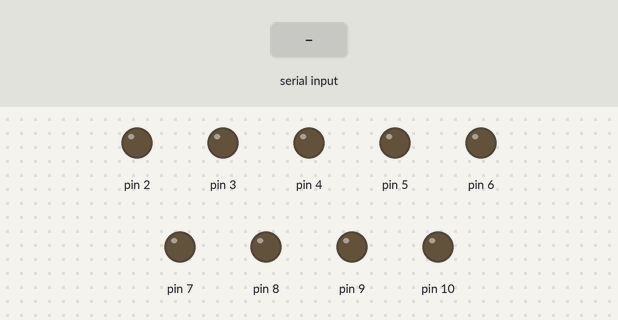
A sketch run on a simulated Arduino Uno, built with avr-gcc and run on an emulated ATmega328P. On the bench: output pins drawn as LEDs (lit = HIGH). The inputs (shaded band) are chosen by the test bench.

Above: at 1.2 s.
1.3 s: "1" received over Serial
At 2.5 s:
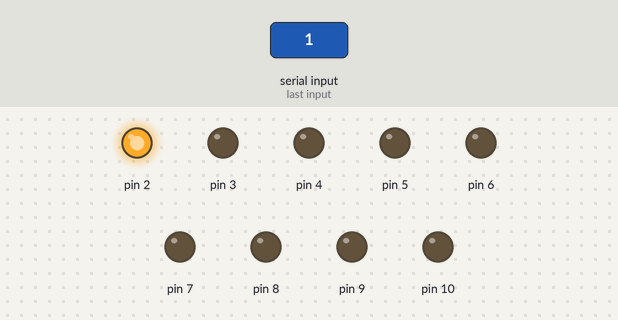
2.8 s: "2" received over Serial
At 3.6 s:
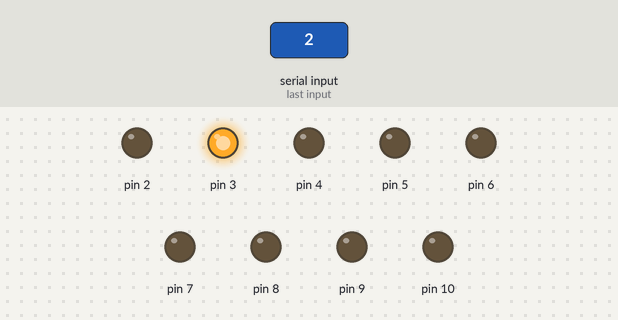
4.3 s: "3" received over Serial
At 4.8 s:
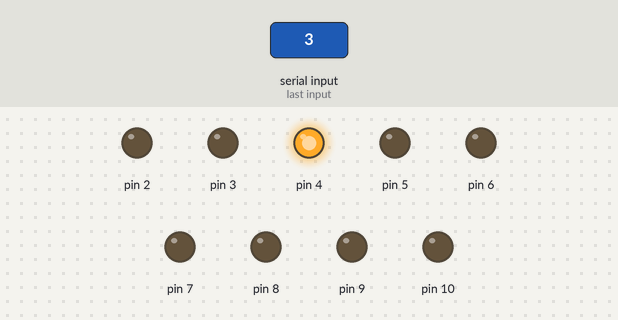
5.8 s: "4" received over Serial
At 7.0 s:
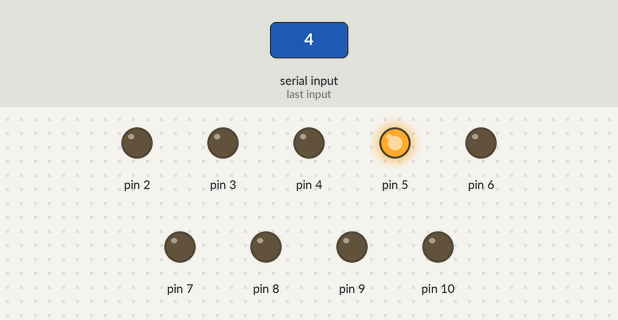
7.3 s: "5" received over Serial
At 8.3 s:
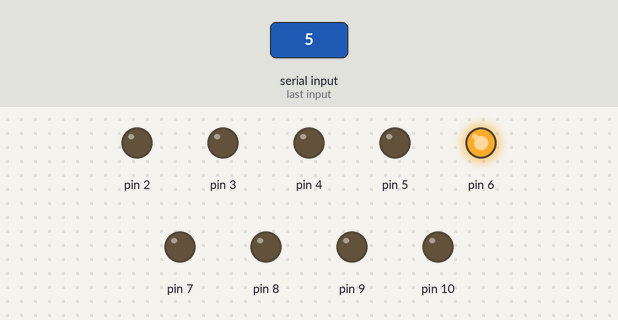
8.8 s: "6" received over Serial
At 9.4 s:
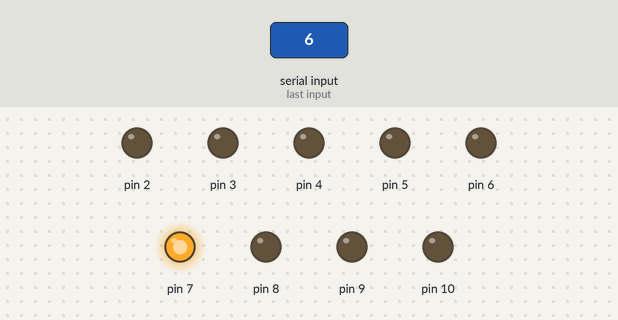
Timing chart, 0 to 11.3 s (numbered marks = the images above; inputs shaded):
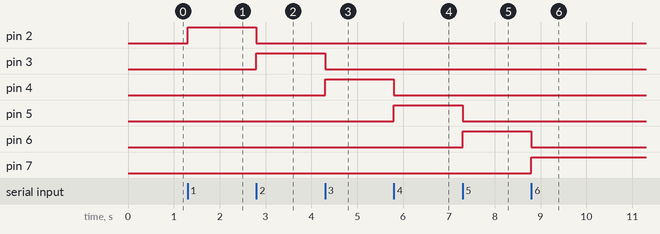

The sketch:

t_bbi_g_r_nt__ardinou.ino
```cpp
void setup()
{
    Serial.begin(9600);
    pinMode(10, OUTPUT);
    pinMode(9,OUTPUT);
    pinMode(8,OUTPUT);
    pinMode(7,OUTPUT);
    pinMode(6 ,OUTPUT);
    pinMode(5,OUTPUT);
    pinMode(4,OUTPUT);
    pinMode(3,OUTPUT);
    pinMode(2,OUTPUT);
}

void loop()
{
    if (Serial.available() > 0)
    {
        char c = Serial.read();
        if (c == '1')
        {

            digitalWrite(2, HIGH);
            digitalWrite(3, LOW);
            digitalWrite(4, LOW);
            digitalWrite(5, LOW);
            digitalWrite(6, LOW);
            digitalWrite(7, LOW);
            digitalWrite(8, LOW);
            digitalWrite(9, LOW);
            digitalWrite(10, LOW);

        } else if (c == '2')
        {
            digitalWrite(2, LOW);
            digitalWrite(3, HIGH);
            digitalWrite(4, LOW);
            digitalWrite(5, LOW);
            digitalWrite(6, LOW);
            digitalWrite(7, LOW);
            digitalWrite(8, LOW);
            digitalWrite(9, LOW);
            digitalWrite(10, LOW);
        }else if (c == '3')
        {
            digitalWrite(2, LOW);
            digitalWrite(3, LOW);
            digitalWrite(4, HIGH);
            digitalWrite(5, LOW);
            digitalWrite(6, LOW);
            digitalWrite(7, LOW);
            digitalWrite(8, LOW);
            digitalWrite(9, LOW);
            digitalWrite(10, LOW);
        }else if (c == '4')
        {
            digitalWrite(2, LOW);
            digitalWrite(3, LOW);
            digitalWrite(4, LOW);
            digitalWrite(5, HIGH);
            digitalWrite(6, LOW);
            digitalWrite(7, LOW);
            digitalWrite(8, LOW);
            digitalWrite(9, LOW);
            digitalWrite(10, LOW);
        }else if (c == '5')
        {
            digitalWrite(2, LOW);
            digitalWrite(3, LOW);
            digitalWrite(4, LOW);
            digitalWrite(5, LOW);
            digitalWrite(6, HIGH);
            digitalWrite(7, LOW);
            digitalWrite(8, LOW);
            digitalWrite(9, LOW);
            digitalWrite(10, LOW);
    }else if (c == '6')
        {
            digitalWrite(2, LOW);
            digitalWrite(3, LOW);
            digitalWrite(4, LOW);
            digitalWrite(5, LOW);
            digitalWrite(6, LOW);
            digitalWrite(7, HIGH);
            digitalWrite(8, LOW);
            digitalWrite(9, LOW);
            digitalWrite(10, LOW);
        } else if (c == '7')
        {
             digitalWrite(2, LOW);
            digitalWrite(3, LOW);
            digitalWrite(4, LOW);
            digitalWrite(5, LOW);
            digitalWrite(6, LOW);
            digitalWrite(7, LOW);
            digitalWrite(8, HIGH);
            digitalWrite(9, LOW);
            digitalWrite(10, LOW);
        } else if (c == '8')
        {
             digitalWrite(2, LOW);
            digitalWrite(3, LOW);
            digitalWrite(4, LOW);
            digitalWrite(5, LOW);
            digitalWrite(6, LOW);
            digitalWrite(7, LOW);
            digitalWrite(8, LOW);
            digitalWrite(9, HIGH);
            digitalWrite(10, LOW);
        } else if (c == '9')
        {
             digitalWrite(2, LOW);
            digitalWrite(3, LOW);
            digitalWrite(4, LOW);
            digitalWrite(5, LOW);
            digitalWrite(6, LOW);
            digitalWrite(7, LOW);
            digitalWrite(8, LOW);
            digitalWrite(9, LOW);
            digitalWrite(10,HIGH);
        }

}
}
```

Measured:
- after the input at 1.3 s, pin 2: LOW → HIGH at once
- after the input at 2.8 s, pin 2: HIGH → LOW at once; pin 3: LOW → HIGH at once
- after the input at 4.3 s, pin 3: HIGH → LOW at once; pin 4: LOW → HIGH at once
- after the input at 5.8 s, pin 4: HIGH → LOW at once; pin 5: LOW → HIGH at once
- after the input at 7.3 s, pin 5: HIGH → LOW at once; pin 6: LOW → HIGH at once
- after the input at 8.8 s, pin 6: HIGH → LOW at once; pin 7: LOW → HIGH at once
